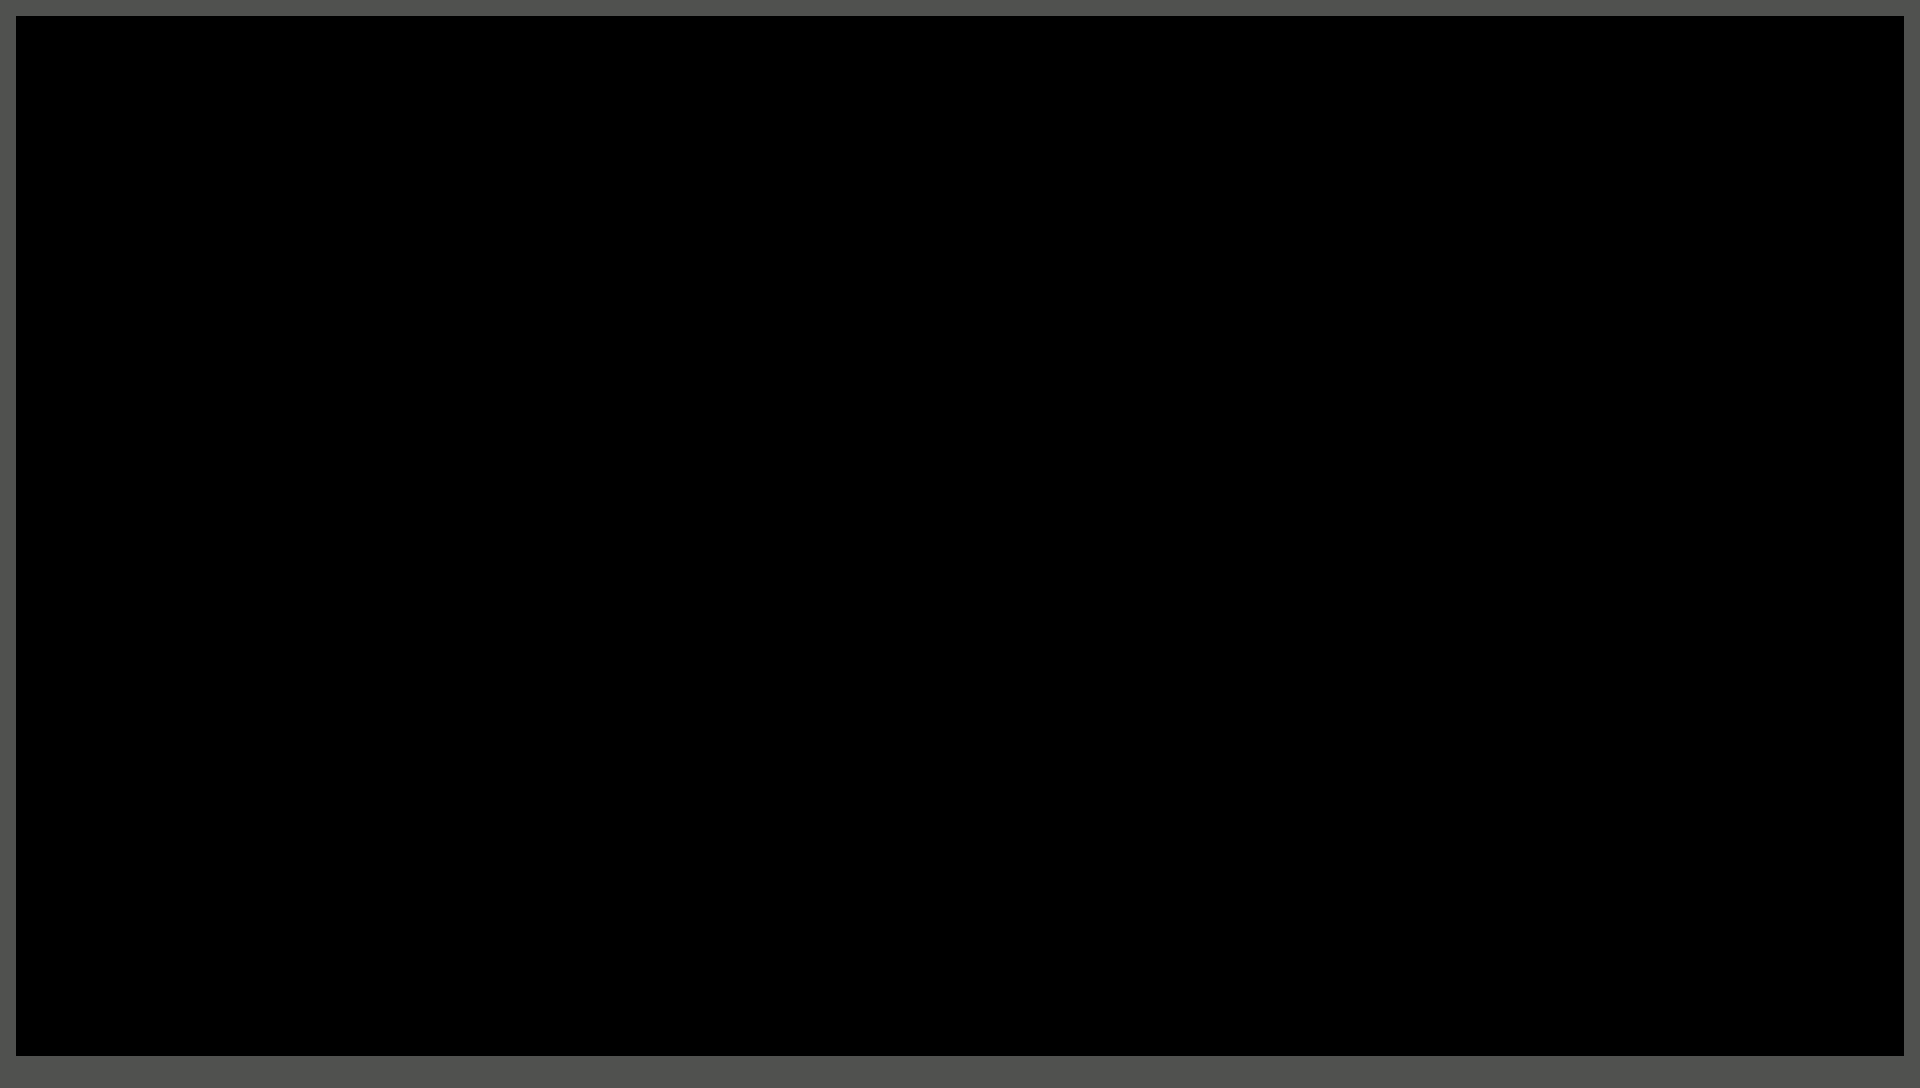

A level layout from a 2D game, rendered from its tile map. Below: a short description, then the map file with tile-grid data replaced by summaries:
An orthogonal 120x68 tile map with 16x16 px tiles, 1 tile layer (boundaries) and 4 objects.

<map version="1.9" tiledversion="1.9.1" orientation="orthogonal" renderorder="right-down" width="120" height="68" tilewidth="16" tileheight="16" infinite="0" nextlayerid="4" nextobjectid="36">
 <editorsettings>
  <export target="1.lua" format="lua" />
 </editorsettings>
 <tileset firstgid="1" name="map_textures" tilewidth="16" tileheight="16" tilecount="10" columns="10">
  <image source="textures.png" width="160" height="16" />
 </tileset>
 <layer id="1" name="boundaries" width="120" height="68">
  <data>[8160 cells, 490 non-empty, 1 distinct tile ids]</data>
 </layer>
 <objectgroup color="#ffaaff" id="3" name="solid">
  <object id="11" x="0.00329861" y="-2.84217e-14" width="15.9967" height="1088.01">
   <properties>
    <property name="collidable" type="bool" value="true" />
   </properties>
  </object>
  <object id="13" x="1920.04" y="1056.03" width="31.9667" height="1919.54" rotation="90">
   <properties>
    <property name="collidable" type="bool" value="true" />
   </properties>
  </object>
  <object id="14" x="1903.98" y="0.050584" width="15.9889" height="1888.04" rotation="90">
   <properties>
    <property name="collidable" type="bool" value="true" />
   </properties>
  </object>
  <object id="12" x="1904.07" y="-0.0111111" width="15.9889" height="1088.01">
   <properties>
    <property name="collidable" type="bool" value="true" />
   </properties>
  </object>
 </objectgroup>
</map>
